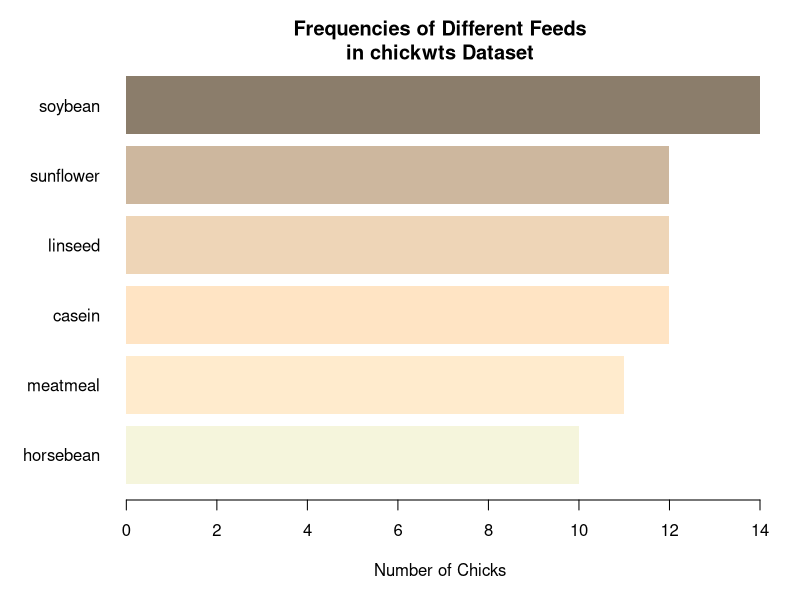
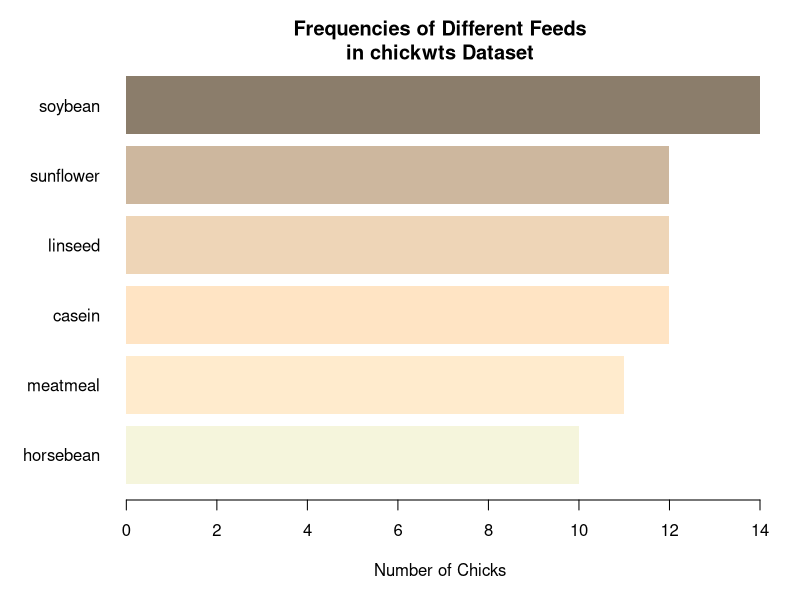
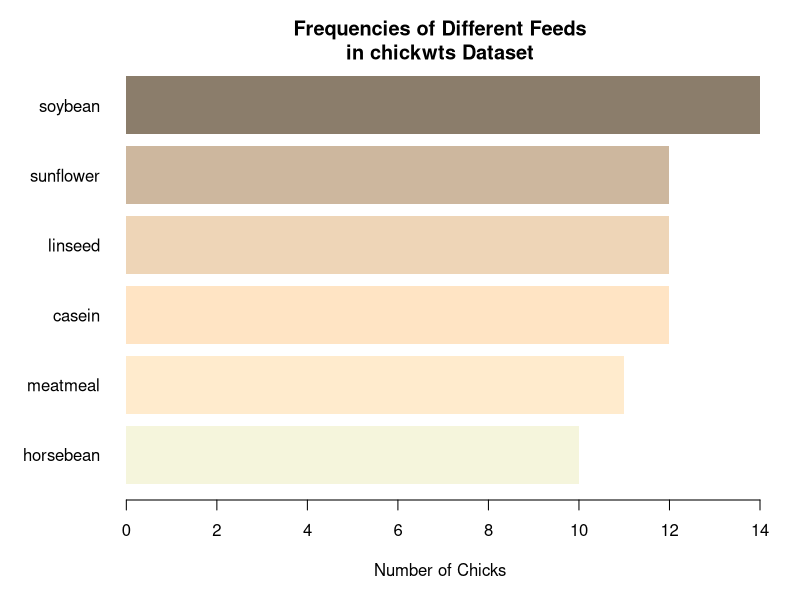

R code for these plots, in order:
# R Statistics Essential Training
# Ex02_06
# Exporting charts

# Load data
require("datasets")
feeds <- table(chickwts$feed)

# The hard way: Via R's code

# For PNG file (Run entire block at once)
#png(filename= "~/Desktop/R/Ex02_06a.png",  # Open device
png(filename= "C:/Users/zhen-/Documents/Code/Rcode/color-plot/Ex02_06a.png",  # Open device
    width = 888,
    height = 571)
par(oma = c(1, 1, 1, 1))  # Outside margins: b, l, t, r
par(mar = c(4, 5, 2, 1))  # Sets plot margins
barplot(feeds[order(feeds)],  # Create the chart
        horiz  = TRUE,
        las    = 1,  # Orientation of axis labels
        col    = c("beige", "blanchedalmond", "bisque1", "bisque2", "bisque3", "bisque4"),
        border = NA,  # No borders on bars
        main   = "Frequencies of Different Feeds\nin chickwts Dataset",
        xlab   = "Number of Chicks")
dev.off()  # Close device (run in same block)

# OR this one for PDF file (Run entire block at once)
pdf("~/Desktop/R/Ex02_06b.pdf",
    width = 9,
    height = 6)
par(oma = c(1, 1, 1, 1))  # Outside margins: b, l, t, r
par(mar = c(4, 5, 2, 1))  # Sets plot margins
barplot(feeds[order(feeds)],  # Create the chart
        horiz  = TRUE,
        las    = 1,  # Orientation of axis labels
        col    = c("beige", "blanchedalmond", "bisque1", "bisque2", "bisque3", "bisque4"),
        border = NA,  # No borders on bars
        main   = "Frequencies of Different Feeds\nin chickwts Dataset",
        xlab   = "Number of Chicks")
dev.off()  # Close device (run in same block)

# The easy Way: With RStudio "Export"

par(oma = c(1, 1, 1, 1))  # Outside margins: b, l, t, r
par(mar = c(4, 5, 2, 1))  # Sets plot margins
barplot(feeds[order(feeds)],  # Create the chart
        horiz  = TRUE,
        las    = 1,  # Orientation of axis labels
        col    = c("beige", "blanchedalmond", "bisque1", "bisque2", "bisque3", "bisque4"),
        border = NA,  # No borders on bars
        main   = "Frequencies of Different Feeds\nin chickwts Dataset",
        xlab   = "Number of Chicks")

rm(list = ls())  # Clean up